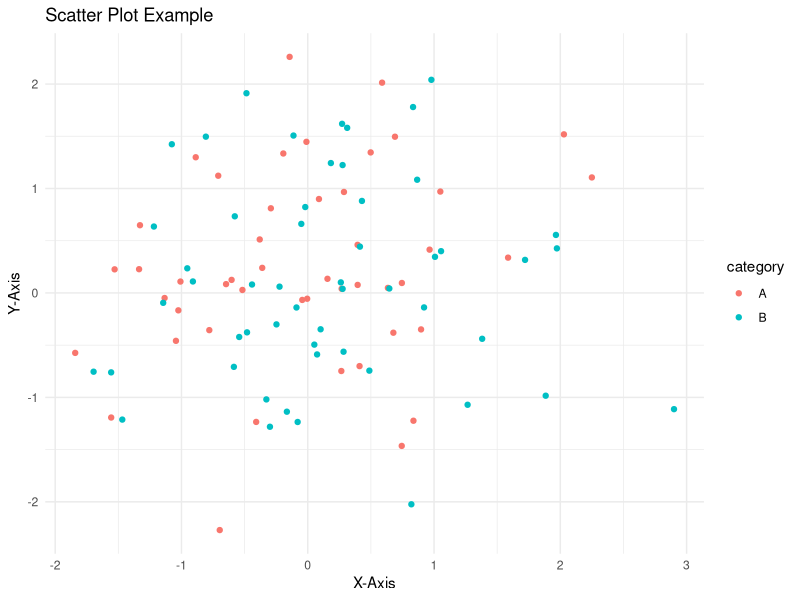
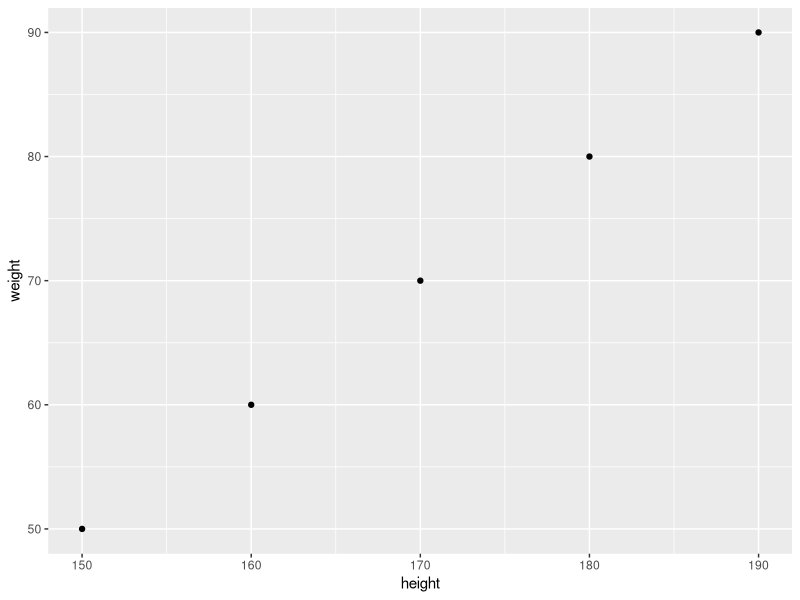
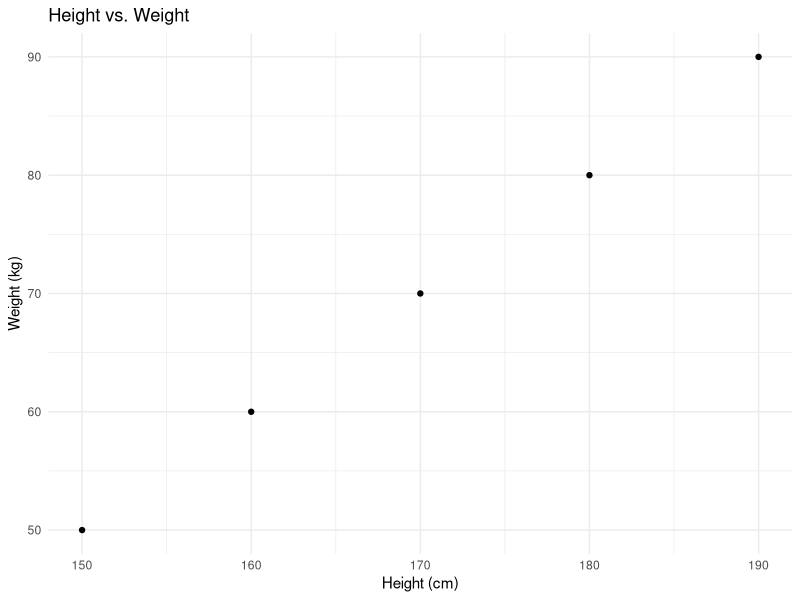
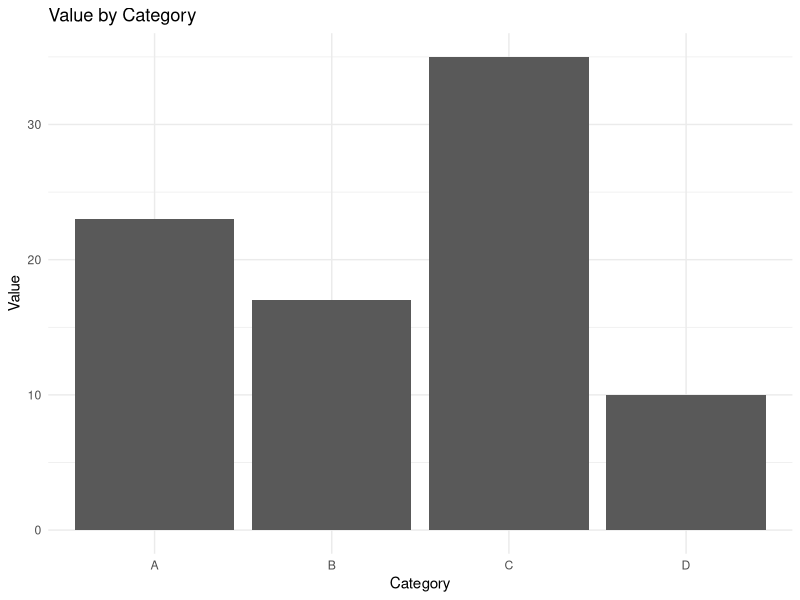
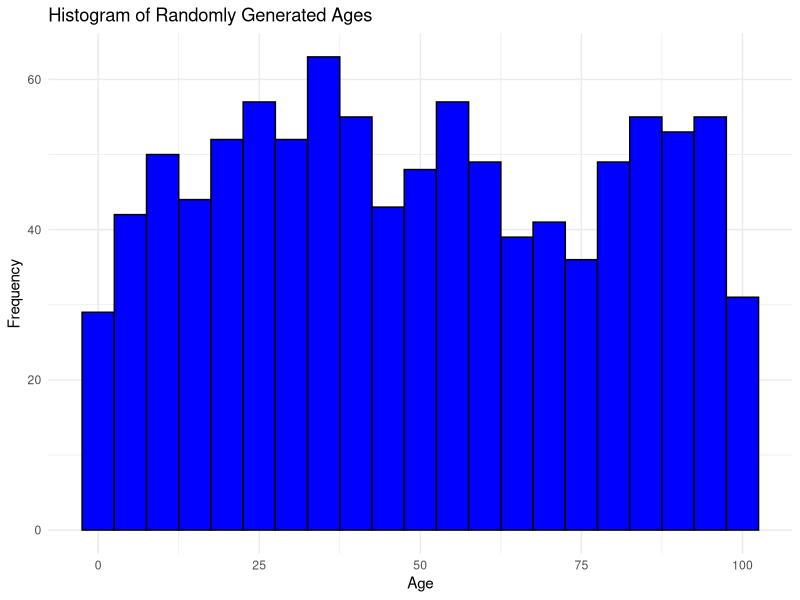
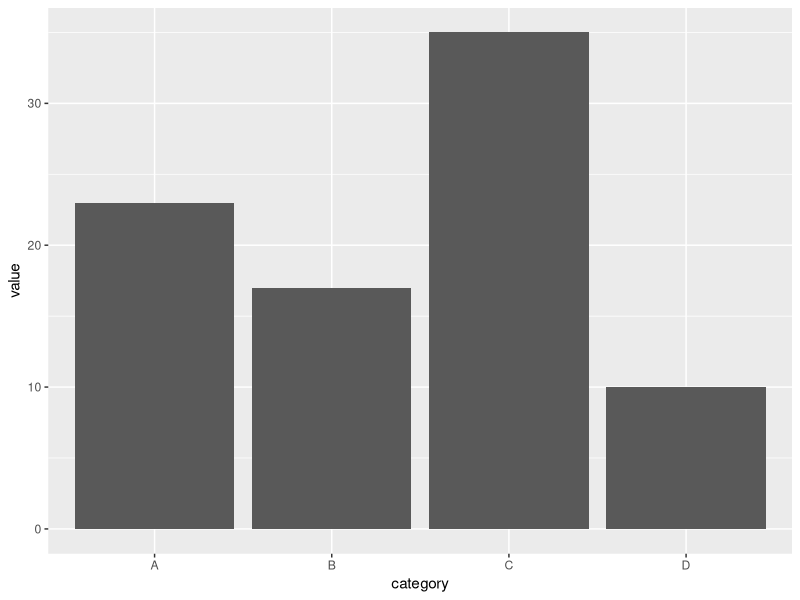
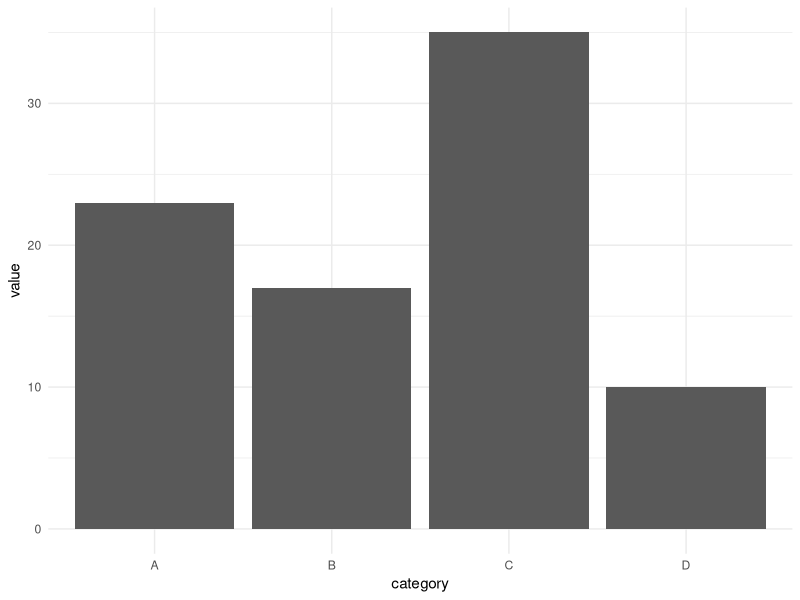
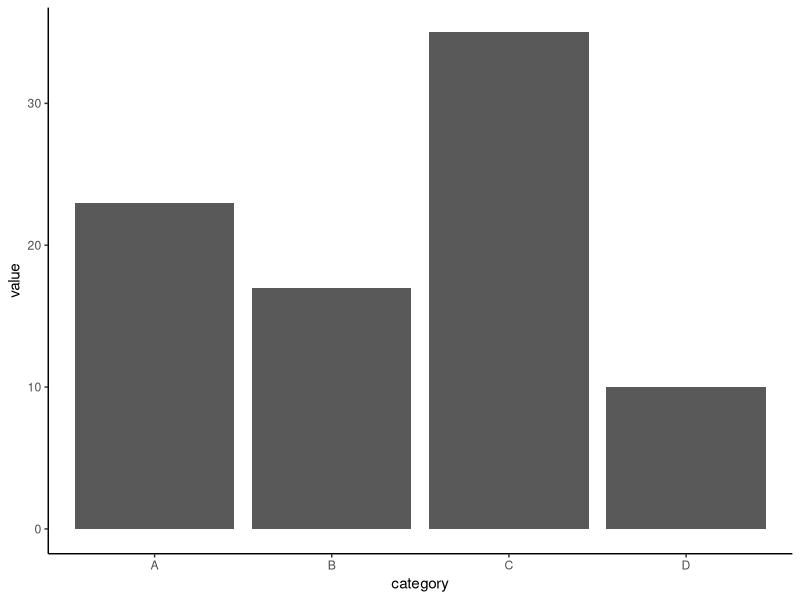

Source code (R) for these figures, in order:
## ---- chunk 1
library(ggplot2)

# Sample data
df <- data.frame(
  x = rnorm(100),
  y = rnorm(100),
  category = sample(c("A", "B"), 100, replace = TRUE)
)

# Creating a scatter plot
ggplot(df, # data
       aes(x = x, y = y, color = category)) + #aesthetics
  geom_point() + #geometrics
  labs(title = "Scatter Plot Example", x = "X-Axis", y = "Y-Axis") +
  theme_minimal()
## ---- chunk 2
#Prepare a Sample data
df <- data.frame(
  height = c(150, 160, 170, 180, 190),
  weight = c(50, 60, 70, 80, 90)
)

# Creating a basic scatter plot
ggplot(df, # data
       aes(x = height, y = weight)) + # aesthetics
  geom_point() 
## ---- chunk 3
# Creating a basic scatter plot
ggplot(df, # data
       aes(x = height, y = weight)) + # aesthetics
  geom_point() +
  labs(title = "Height vs. Weight", x = "Height (cm)", y = "Weight (kg)") +
  theme_minimal()

## ---- chunk 4
# Sample data
df <- data.frame(
  category = c("A", "B", "C", "D"),
  value = c(23, 17, 35, 10)
)

## The data set above will be used to create a bar chart
# Creating a bar chart
ggplot(df, aes(x = category, y = value)) +
  geom_bar(stat = "identity") +
  labs(title = "Value by Category", x = "Category", y = "Value") +
  theme_minimal()
## ---- chunk 5
# Generate random 1000 ages between 0 and 100
set.seed(42)
ages <- sample(0:100, 1000, replace = TRUE)

# Create a data frame to use with ggplot
age_data <- data.frame(Age = ages)

# PLOTTING
# Create the histogram using ggplot
ggplot(age_data, aes(x = Age)) +
  geom_histogram(binwidth = 5, fill = "blue", color = "black") +
  labs(title = "Histogram of Randomly Generated Ages", x = "Age", y = "Frequency") +
  theme_minimal()
## ---- chunk 6
# Sample data
df <- data.frame(
  category = c("A", "B", "C", "D"),
  value = c(23, 17, 35, 10)
)

# Plot a basic bar chart
# Create a basic bar plot
ggplot(df, aes(x = category, y = value)) +
  geom_bar(stat = "identity")
## ---- chunk 7
# Bar plot with theme_minimal
ggplot(df, aes(x = category, y = value)) +
  geom_bar(stat = "identity") +
  theme_minimal()
## ---- chunk 8
# Bar plot with theme_classic
ggplot(df, aes(x = category, y = value)) +
  geom_bar(stat = "identity") +
  theme_classic()
## ---- chunk 9
# Bar plot with theme_light
ggplot(df, aes(x = category, y = value)) +
  geom_bar(stat = "identity") +
  theme_light()
## ---- chunk 10
# Bar plot with theme_dark
ggplot(df, aes(x = category, y = value)) +
  geom_bar(stat = "identity") +
  theme_dark()
## ---- chunk 11
# Create a basic bar plot
p <- ggplot(df, aes(x = category, y = value)) +
  geom_bar(stat = "identity")

p # Show the plot
## ---- chunk 12
# Bar plot with title, axis labels, and caption
p + labs(
  title = "Bar Plot of Categories",
  subtitle = "Values by Category",
  x = "Category",
  y = "Value",
  caption = "Source: Sample Data"
)

# Remember `p` is the bar plot
## ---- chunk 13
# Bar plot with customized title and labels
p + labs(
  title = "Bar Plot of Categories",
  subtitle = "Values by Category",
  x = "Category",
  y = "Value",
  caption = "Source: Sample Data"
) +
  theme(
    plot.title = element_text(hjust = 0.5, face = "bold", size = 16),
    plot.subtitle = element_text(hjust = 0.5, size = 14),
    axis.title.x = element_text(face = "italic", size = 12),
    axis.title.y = element_text(face = "italic", size = 12),
    plot.caption = element_text(hjust = 0, face = "italic", size = 10)
  )
## ---- chunk 14
# Sample data with an additional variable. Modified the original one
df <- data.frame(
  category = c("A", "B", "C", "D"),
  value = c(23, 17, 35, 10),
  group = c("G1", "G2", "G1", "G2")
)


# Bar plot with mapped color, size, and shape
ggplot(df, aes(x = category, y = value, color = group, size = value, shape = group)) +
  geom_point()
## ---- chunk 15
# Customizing colors manually
ggplot(df, aes(x = category, y = value, color = group)) +
  geom_point(size = 5) +
  scale_color_manual(values = c("G1" = "blue", "G2" = "red"))
